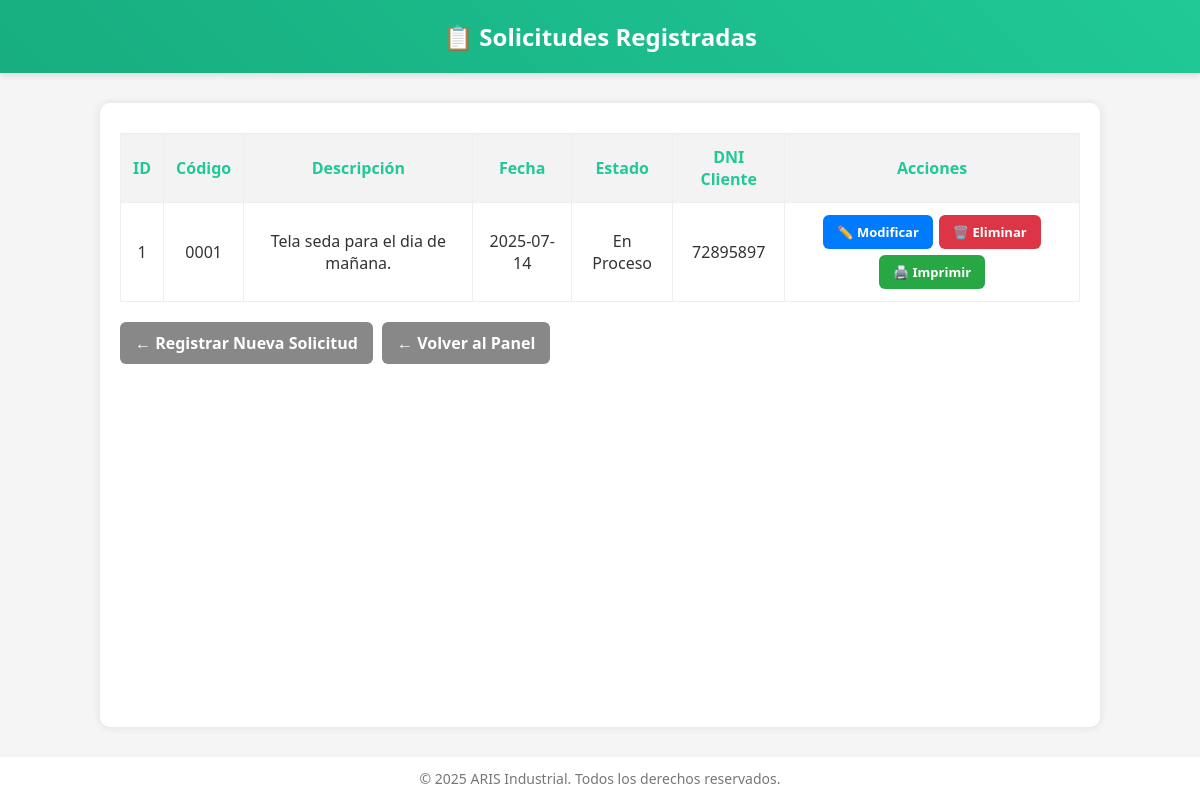
The page /vistas/frmSolicitudesRegistradas.php on the database its author committed.
### tables this page shows
CREATE TABLE `tsolicitudes` (
  `idS` int(11) NOT NULL,
  `codigo` char(4) NOT NULL,
  `descripcion` text NOT NULL,
  `fecha_registro` date NOT NULL,
  `estado` varchar(20) NOT NULL,
  `cliente_dni` char(8) NOT NULL
);

### modelos/solicitudDAO.php (called while the page is built, shortened)
<?php
include("conexion.php");
function getSolicitudes() {
    global $cn;
    $sql = "SELECT * FROM TSolicitudes";
    return mysqli_query($cn, $sql);
}
?>

### controladores/solicitudController.php (called while the page is built, shortened)
<?php
include("../modelos/solicitudDAO.php");
function listaSolicitudes() {
    return getSolicitudes();
}
?>

### vistas/frmSolicitudesRegistradas.php (the view, shortened to what this page needs)
<!DOCTYPE html>
<html lang="es">
<head>
</head>
<body>
  <header>
    📋 Solicitudes Registradas
  </header>
  <div class="container">
    <?php
    include("../controladores/solicitudController.php");
    $solicitudes = listaSolicitudes();
    if (mysqli_num_rows($solicitudes) > 0) {
        echo "<table>";
        echo "<tr>
                <th>ID</th>
                <th>Código</th>
                <th>Descripción</th>
                <th>Fecha</th>
                <th>Estado</th>
                <th>DNI Cliente</th>
                <th>Acciones</th>
              </tr>";
        while ($row = mysqli_fetch_assoc($solicitudes)) {
            echo "<tr>
                    <td>{$row['idS']}</td>
                    <td>{$row['codigo']}</td>
                    <td>{$row['descripcion']}</td>
                    <td>{$row['fecha_registro']}</td>
                    <td>{$row['estado']}</td>
                    <td>{$row['cliente_dni']}</td>
                    <td>
                      <div class='acciones'>
                        <a class='btn modificar' href='frmModificarSolicitud.php?idS={$row['idS']}'>
                          ✏️ Modificar
                        </a>
                        <a class='btn eliminar' href='../controladores/solicitudController.php?accion=eliminar&idS={$row['idS']}' onclick=\"return confirm('Estás seguro de eliminar esta solicitud?')\">
                          🗑️ Eliminar
                        </a>
                        <a class='btn imprimir' href='frmImprimirSeguimiento.php?idS={$row['idS']}' target='_blank'>
                          🖨️ Imprimir
                        </a>
                      </div>
                    </td>
                  </tr>";
        }
        echo "</table>";
    } else {
        echo "<p>No hay solicitudes registradas.</p>";
    }
    ?>
    <a href="frmRegistroSolicitud.php" class="volver-btn">← Registrar Nueva Solicitud</a>
    <a href="frmPrincipalAdm.php" class="volver-btn">← Volver al Panel</a>
  </div>
  <div class="footer">
    © 2025 ARIS Industrial. Todos los derechos reservados.
  </div>
</body>
</html>

### vistas/frmSolicitudesRegistradas.php (style rules this page uses)
:root { --verde-agua: #20c997; --verde-agua-dark: #17ad7f; --gris-fondo: #f5f5f5; --gris-claro: #ffffff; --texto: #333; }
* { box-sizing: border-box; margin: 0; padding: 0; }
body { font-family: 'Segoe UI', sans-serif; background-color: var(--gris-fondo); color: var(--texto); display: flex; flex-direction: column; min-height: 100vh; }
header { background: linear-gradient(45deg, var(--verde-agua-dark), var(--verde-agua)); color: white; padding: 20px; text-align: center; font-size: 24px; font-weight: bold; box-shadow: 0 3px 6px rgba(0,0,0,0.1); }
.container { flex: 1; width: 90%; max-width: 1000px; margin: 30px auto; background-color: var(--gris-claro); border-radius: 10px; box-shadow: 0 0 10px rgba(0,0,0,0.1); padding: 20px; opacity: 0; transform: translateY(20px); animation: fadeIn 0.6s forwards ease-out; }
table { width: 100%; border-collapse: collapse; margin-top: 10px; }
th, td { padding: 12px; border: 1px solid #eee; text-align: center; vertical-align: middle; }
th { background-color: #f3f3f3; color: var(--verde-agua); }
.acciones { display: flex; flex-wrap: wrap; justify-content: center; gap: 6px; }
.btn { padding: 8px 14px; font-size: 13px; border: none; border-radius: 6px; font-weight: bold; color: white; text-decoration: none; transition: transform 0.1s, box-shadow 0.3s; white-space: nowrap; }
.modificar { background-color: #007bff; }
.eliminar { background-color: #dc3545; }
.imprimir { background-color: #28a745; }
.volver-btn { display: inline-block; background-color: #888; color: white; padding: 10px 15px; border-radius: 6px; text-decoration: none; font-weight: bold; margin: 20px 5px 0 0; transition: background-color 0.3s, transform 0.1s; }
.footer { text-align: center; padding: 12px; background-color: var(--gris-claro); color: #777; font-size: 14px; margin-top: auto; }

### rows shown on the page
tsolicitudes: idS "1", codigo "0001", descripcion "Tela seda para el dia de mañana.", fecha_registro "2025-07-14", estado "En Proceso", cliente_dni "72895897"
